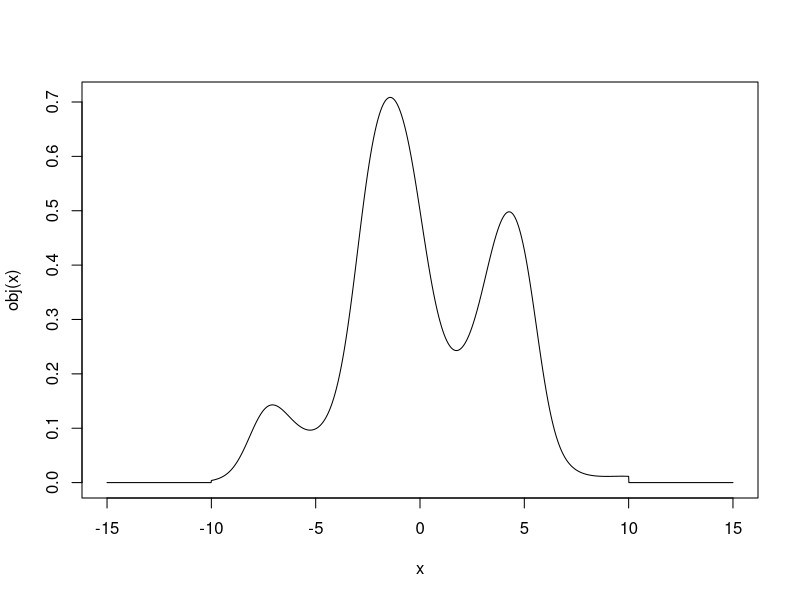
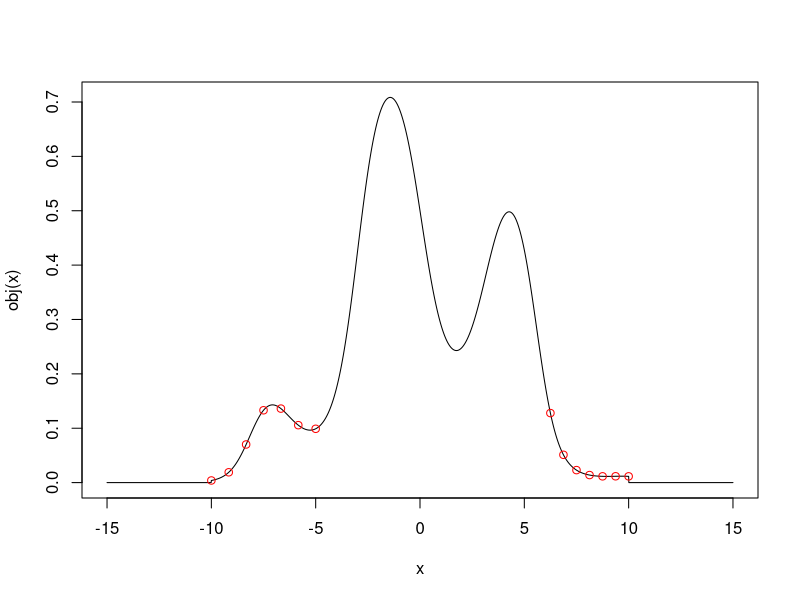
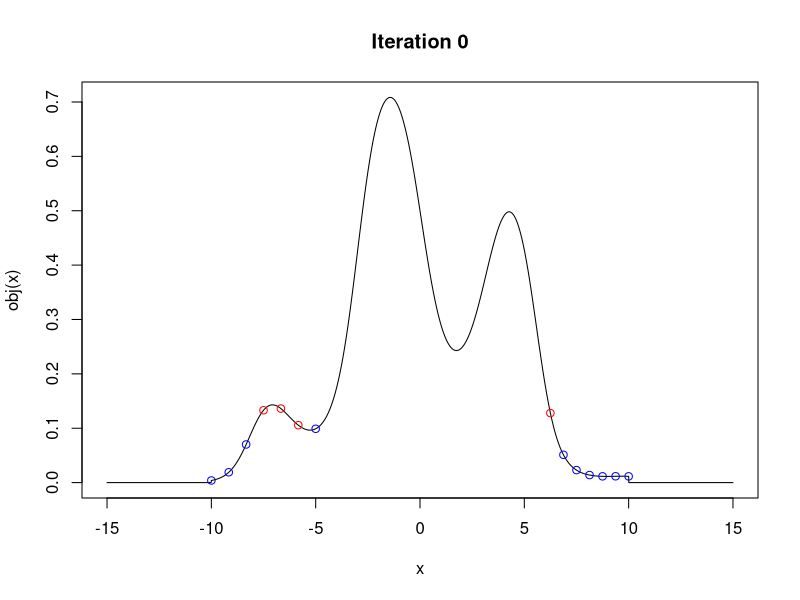
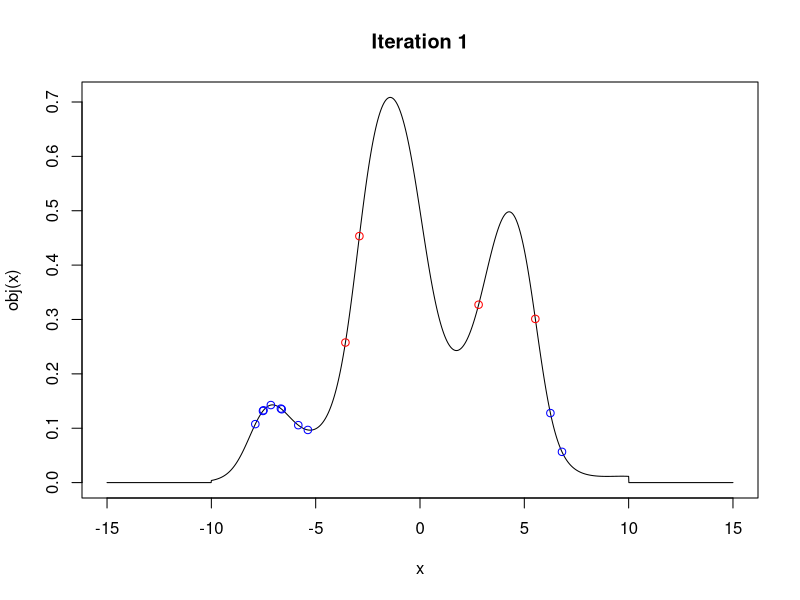
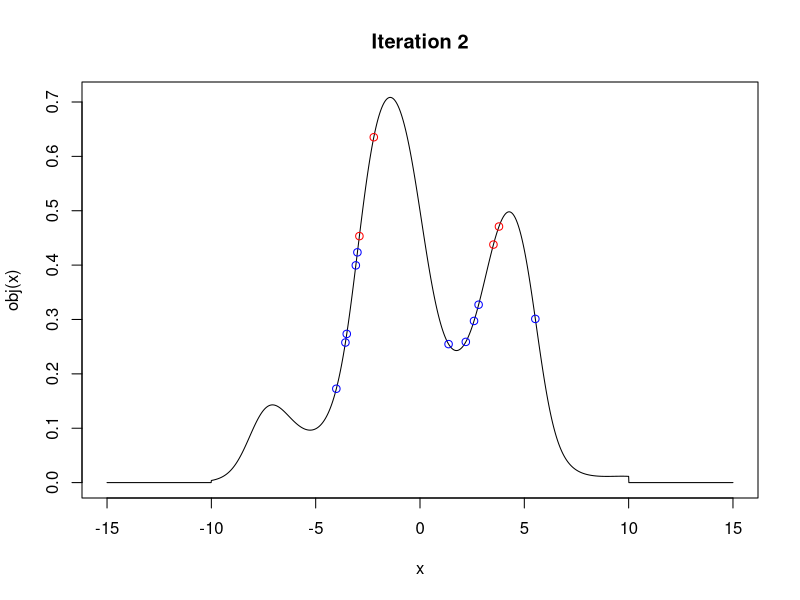
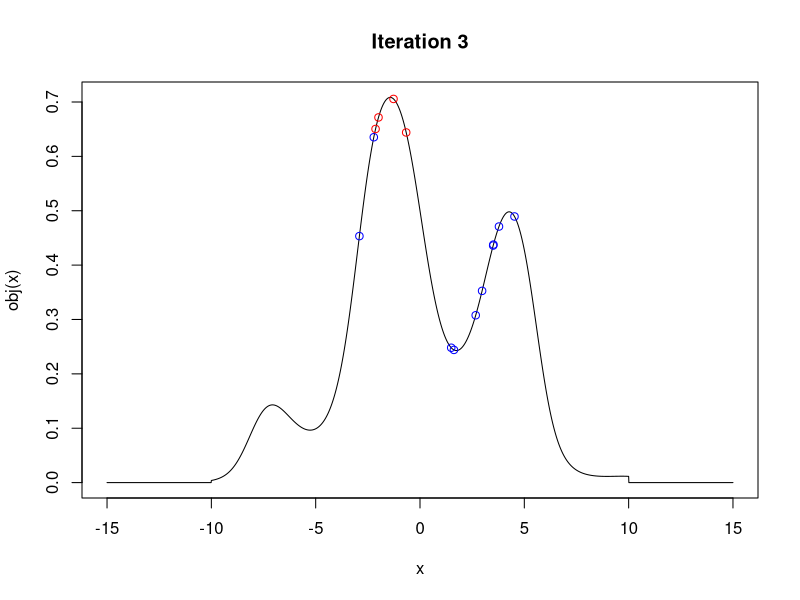
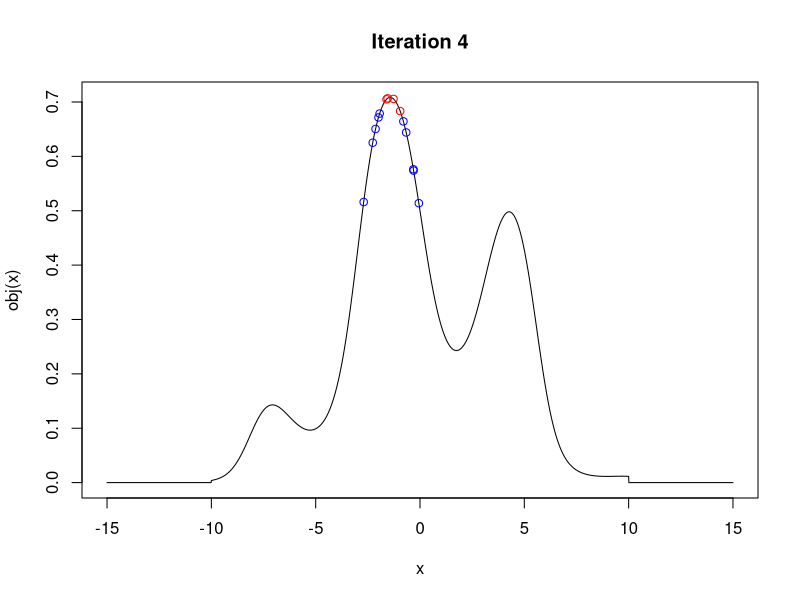
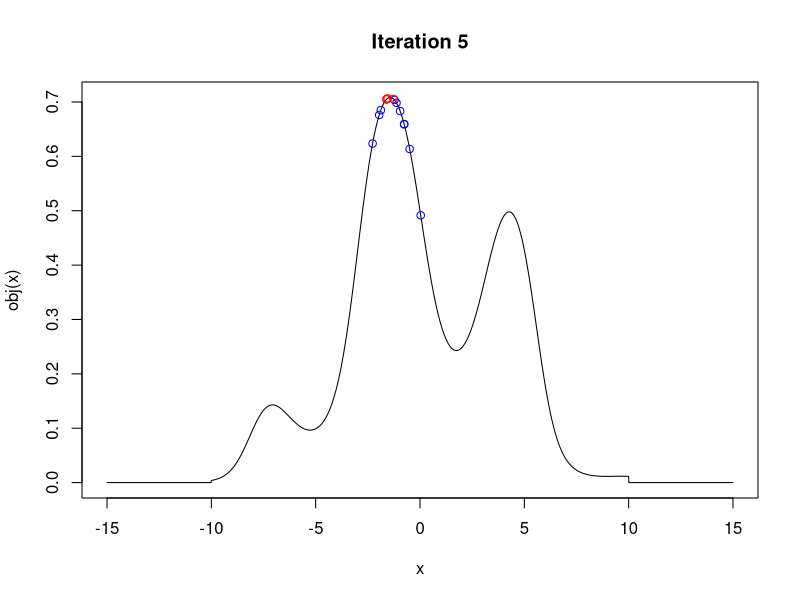

Recreate these plots in R, in order.
## ---- chunk 1
# Define the objective function
obj <- function(x, y) {
  # If outside the bounds then return some very negative number
  1/(1 + (exp(ifelse(abs(x) > 10, 9e10, sin(x) + 0.05*x^2))))
}

# Plot the function
x <- seq(-15, 15, 0.01)
plot(x, obj(x), type = 'l')
## ---- chunk 2
# Create the initial population, uniformly spread across the space
pop_size <- 14

# Choose a bad initial population
pop <- c(
  seq(-10, -5, length.out = pop_size/2),
  seq(10, 6.25, length.out = pop_size/2)
)

# And plot the initial population
plot(x, obj(x), type = 'l')
points(pop, obj(pop), col = "red")
## ---- chunk 3
generations <- 5
n_surv <- 4
n_mates <- 3

for (i in 0:generations) {
  # Score each member of the population
  scores <- obj(pop)
  
  # Keep the best performing point
  survivors <- order(scores, decreasing = T)[1:n_surv]
  survivor_pop <- pop[survivors] 
  
  # Plot the current pop  
  plot(x, obj(x), type = 'l', main = paste0('Iteration ', i))
  # Survivors in red, others in blue
  points(pop[-survivors], scores[-survivors], col = "blue")
  points(pop[survivors], scores[survivors], col = "red")
  
  # Create a new population by:
  # 1. keep all of the survivors in their original form
  #    (if any of them represent an optimal solution we don't want to lose it)
  # 2. to generate the rest of the new population sample the survivors
  # 3. add some random noise
  # 4. do some random mating
  
  # Step 2
  pop <- sample(pop[survivors], size = pop_size - n_surv, replace = T)
  # Step 3 - the amount of mutation added here can be very important, as usual
  #          too much and we could step over global optima, too little
  #          and the algorithm may be very slow
  mutation <- runif(pop_size - n_surv, min = -1, max = 1)
  pop <- pop + mutation
  # Step 4 - there are lots of ways to mate, as mentioned, 
  #          I'll just take a weighted average of some randomly chosen points
  #          but this is pretty arbitrary
  mates <- sample.int(pop_size - n_surv, size = n_mates)
  pop[mates] <- (0.9*pop[mates] + 0.1*sample(pop, n_mates))/2
  # Step 1
  pop <- c(survivor_pop, pop)
}
